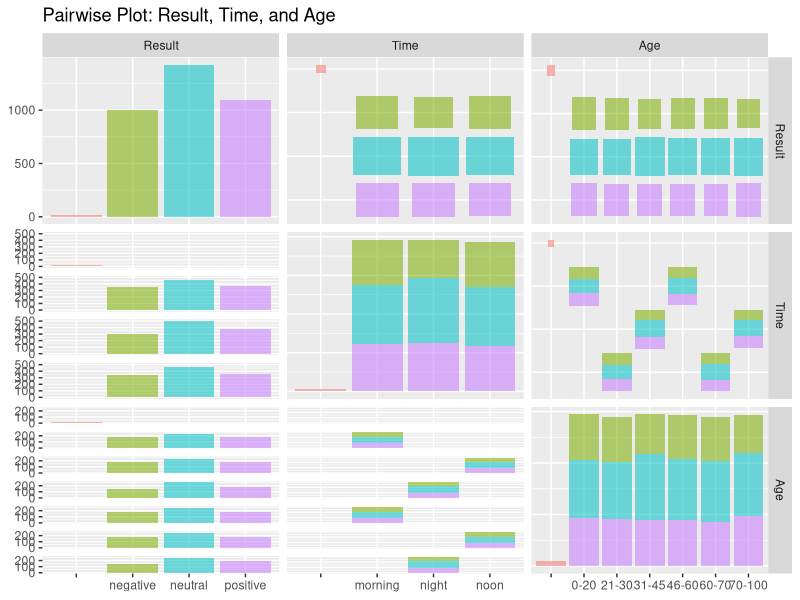

R code for this plot: (Note: this script raises an error after producing the figure.)
setwd("C://Users//Parijat//Documents//R")
data <- read.csv("cleaned_test.csv")
library(datasets)
head(data)
install.packages("GGally") 
install.packages("tidyverse")
library(GGally)
library(tidyverse)
data_subset <- data[c("Result", "Time", "Age")]
data_subset$Result <- as.factor(data_subset$Result)
ggpairs(data_subset,aes(color = Result, alpha = 0.6),title = "Pairwise Plot: Result, Time, and Age")
install.packages("dplyr")
library("dplyr")
data$Age_group <- dplyr::case_when(
  data$Age %in% c("0-20", "21-30") ~ "<30",
  data$Age %in% c("31-45", "46-60") ~ "30-60",
  data$Age %in% c("60-70", "70-100") ~ ">60",
  TRUE ~ "Unknown"
)
data$Age_group <- relevel(factor(data$Age_group), ref = "30-60")
data$Time <- relevel(factor(data$Time), ref = "morning")
data <- data %>%
  mutate(Age_group = case_when(
    Age %in% c("0-20", "21-30") ~ "<30",
    Age %in% c("31-45", "46-60") ~ "30-60",
    Age %in% c("60-70", "70-100") ~ ">60",
    TRUE ~ "Unknown"
  ))
data$Result_bin <- ifelse(data$Result == "positive", 1, 0)
table(data$Result_bin)
model_clean <- glm(Result_bin ~ Age_group + Time + Location, family = "binomial", data = data)
data$Age_group <- relevel(factor(data$Age_group), ref = "30-60")
summary(model_clean)
clean_data <- data[complete.cases(data[c("Result_bin", "Age_group", "Time")]), ]
full_model <- glm(Result_bin ~ Age_group + Time, family = "binomial", data = clean_data)
null_model <- glm(Result_bin ~ 1, family = "binomial", data = clean_data)
anova(null_model, full_model, test = "Chisq")

